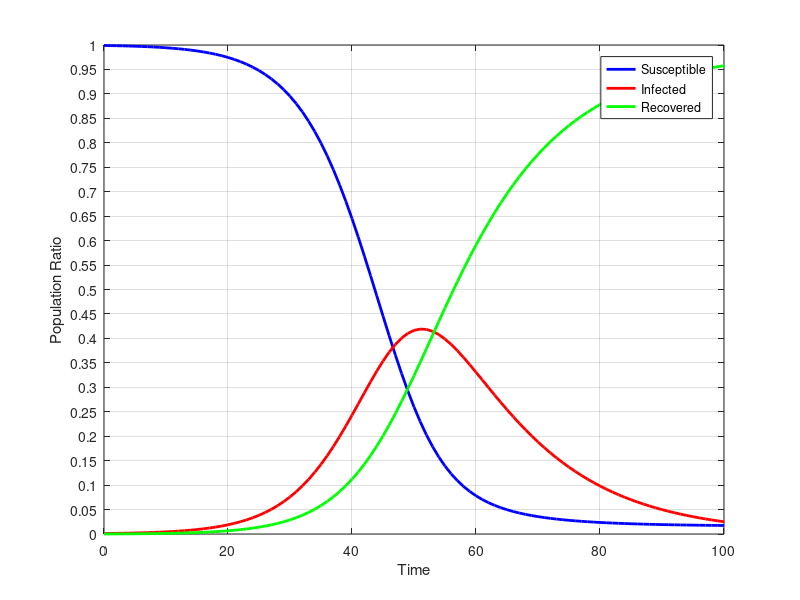

Reproduce this figure in MATLAB.
dynamics = [
0.0,999.0,1.0,0.0;
1.0,998.75025,1.1830833333333333,0.06666666666666667;
2.0,998.5005,1.3661666666666665,0.13333333333333333;
3.0,998.2050988062656,1.5826956381788193,0.21220555555555554;
4.0,997.8640692813282,1.8326473853385417,0.3032833333333333;
5.0,997.469105567356,2.1220980567654206,0.4087963758785879;
6.0,997.0119223229831,2.457104808782444,0.5309728682344907;
7.0,996.482740510331,2.8448134176500894,0.6724460720188521;
8.0,995.8702998131428,3.293447127586234,0.836253059271015;
9.0,995.1615979454776,3.812494767408025,1.0259072871143542;
10.0,994.3416364008856,4.412893170160952,1.2454704289534364;
11.0,993.3931243046625,5.107238948556886,1.499636746780638;
12.0,992.2961434506425,5.910026924566189,1.793829624791368;
13.0,991.0277694367231,6.837918341915076,2.134312221361827;
14.0,989.561645205489,7.91004077817812,2.5283140163329065;
15.0,987.8675034649943,9.14832129587842,2.9841752391272447;
16.0,985.9106352234702,10.57785348552399,3.511511291005786;
17.0,983.6513028936065,12.22729772899586,4.1213993773976805;
18.0,981.0440983313031,14.129312058931033,4.826589609765946;
19.0,978.0372489958044,16.32100821249668,5.641742791699004;
20.0,974.5718794435804,18.84442362745851,6.583696928961073;
21.0,970.5812409503334,21.74699490653911,7.671764143127518;
22.0,965.9899296124225,25.08201133595269,8.928059051624752;
23.0,960.7131232865902,28.909018001349075,10.377858712060693;
24.0,954.6558806953515,33.294126503524296,12.049992801124205;
25.0,947.7125624515454,38.31017688057378,13.97726066788081;
26.0,939.7664540367443,44.0366768618066,16.196869101449096;
27.0,930.6896950618792,50.55942404463348,18.75088089348735;
28.0,920.3436471463837,57.96969350267519,21.68665935094112;
29.0,908.5798634097326,66.36284896968401,25.057287620583352;
30.0,895.2418536241801,75.83621252172486,28.92193385409503;
31.0,880.167866561091,86.48600965350164,33.3461237854073;
32.0,863.1949286936444,98.40320001949988,38.401871286855624;
33.0,844.1643770426184,111.66801769362588,44.16760526375573;
34.0,822.9290912366037,126.34309016500723,50.72781859838906;
35.0,799.3625505886228,142.46509630007978,58.17235311129745;
36.0,773.3696994952443,160.03507471579104,66.5952257889646;
37.0,744.899383808173,179.00771731619045,76.09289887563658;
38.0,713.9578143977603,199.2802817455503,86.76190385668932;
39.0,680.6221298163259,220.6821185059054,98.69575167776868;
40.0,645.0527012144202,242.96619499144114,111.9811037941387;
41.0,607.5024178369531,265.8043371351812,126.69324502786573;
42.0,568.3209177411984,288.7880908981731,142.89099136062848;
43.0,527.9517233709057,311.4369961261205,160.6112805029739;
44.0,486.92064515791105,333.2155349459035,179.86381989618545;
45.0,445.81472045135024,353.55899324405635,200.6262863045935;
46.0,405.25233963822575,371.90700506078724,222.84065530098707;
47.0,365.84688870418574,387.74185644522345,246.4112548505908;
48.0,328.16784272200334,400.62710209002,271.2050551879766;
49.0,292.7043047717858,410.24118294388927,297.0545122843248;
50.0,259.8360718145734,416.40094242843367,323.7629857569928;
51.0,229.81623175398693,419.0713702927609,351.11239795325207;
52.0,202.76723545886432,418.3603037593213,378.8724607818143;
53.0,178.6898846696988,414.4995631956361,406.81055213466504;
54.0,157.4824441149467,407.8163168331001,434.7012390519531;
55.0,138.96572432917947,398.6997324058249,462.3345432649955;
56.0,122.90974674797144,387.5679555314929,489.5222977205355;
57.0,109.05834747206507,374.8393726470109,516.1022798809238;
58.0,97.14937765656384,360.9104787604126,541.9401435830233;
59.0,86.9295370194767,346.141027887699,566.9294350928241;
60.0,78.16397991915005,330.8458864039981,590.9901336768515;
61.0,70.64151009471914,315.29228770258237,614.0662022026982;
62.0,64.17645228941524,299.700953080953,636.1225946296314;
63.0,58.60827145828296,284.24964806524645,657.1420804764703;
64.0,53.799835479159924,269.07802050563924,677.1221440152004;
65.0,49.63499034522761,254.29288910188848,696.0721205528836;
66.0,46.01590203666228,239.97344271007788,714.0106552532595;
67.0,42.86044576280426,226.17603971047672,730.9635145267188;
68.0,40.09979715501743,212.9384588042584,746.9617440407239;
69.0,37.67629568430323,200.28355762760748,762.0401466880891;
70.0,35.54159843316506,188.22235762512844,776.2360439417063;
71.0,33.65511279869463,176.7566060844251,789.5882811168801;
72.0,31.982681935980622,165.88087977213053,802.1364382918887;
73.0,30.495491057059212,155.58429691209028,813.9202120308504;
74.0,29.169162202806092,145.85190044820143,824.9789373489924;
75.0,27.983007319030662,136.6657688711708,835.3512238097984;
76.0,26.91941288359044,128.00590327673098,845.0746838396785;
77.0,25.96333308094472,119.85093182129866,854.1857350977566;
78.0,25.10187214048392,112.17866587664408,862.719461982872;
79.0,24.32393972474938,104.96653617095866,870.7095241042919;
80.0,23.619966092818004,98.19193207778045,878.1881018294015;
81.0,22.981666168083507,91.83246292445106,885.1858709074654;
82.0,22.40184364151719,85.86615664583206,891.7319997126508;
83.0,21.874227889936492,80.27160820244931,897.8541639076142;
84.0,21.393337836116984,75.02808781321333,903.5785743506697;
85.0,20.954367973388912,70.1156171291114,908.9300148974996;
86.0,20.553092665942472,65.51501991567699,913.9318874183805;
87.0,20.18578555544127,61.207952550904054,918.6062618936546;
88.0,19.84915148660673,57.17691862536008,922.9739298880331;
89.0,19.5402688354867,53.40527110641985,927.0544600580934;
90.0,19.256540505653675,49.87720486122889,930.8662546331174;
91.0,18.995652166990794,46.577741792797106,934.426606040212;
92.0,18.755536563061014,43.49271040597827,937.7517530309607;
93.0,18.534342917606068,40.60872126524677,940.8569358171471;
94.0,18.33041063754456,37.91313951824304,943.7564498442124;
95.0,18.142246646200647,35.39405542523715,946.4636979285622;
96.0,17.968505792218707,33.04025364466959,948.9912405631117;
97.0,17.80797387138523,30.84118187048727,951.3508442581275;
98.0,17.659552874137603,28.78691929142362,953.5535278344388;
99.0,17.522248133909557,26.86814524028587,955.6096066258046;
100.0,17.395157103081942,25.076108318351903,957.5287345785662;
];
time = dynamics (:, 1);
susceptible = dynamics (:, 2);
infected = dynamics (:, 3);
recovered = dynamics (:, 4);
totalPopulation = susceptible(1) + infected(1) + recovered(1);
susceptibleRatio = susceptible ./ totalPopulation;
infectedRatio = infected ./ totalPopulation;
recoveredRatio = recovered ./ totalPopulation;
figure
plot (time, susceptibleRatio.', 'color', 'blue', 'linewidth', 2);
hold on
plot (time, infectedRatio.', 'color', 'red', 'linewidth', 2);
hold on
plot (time, recoveredRatio.', 'color', 'green', 'linewidth', 2);
set(gca,'YTick',0:0.05:1.0);
xlabel ('Time');
ylabel ('Population Ratio');
legend('Susceptible','Infected', 'Recovered');

grid on;

[maxInf, maxInfIdx] = max (infected);
maxInfTime = time (maxInfIdx);
